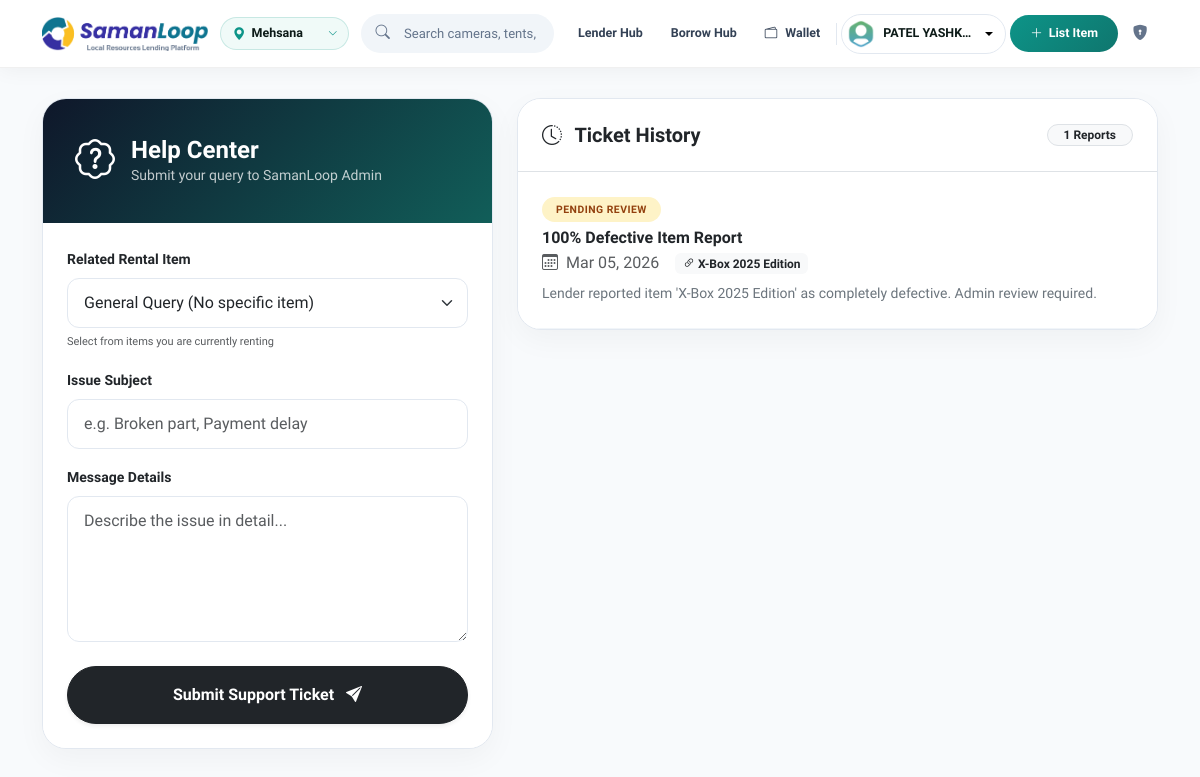
Page /report/ (signed in) on the committed database.
### core/models.py (models this page shows, shortened)
class User(AbstractBaseUser, PermissionsMixin):
    email = models.EmailField(unique=True)
    name = models.CharField(max_length=60)
    phone_number = models.CharField(max_length=10)
    city = models.CharField(max_length=28, blank=True, null=True)
    address = models.CharField(max_length=255, blank=True, null=True)
    profile = models.ImageField(upload_to="images/", null=True, blank=True)
    email_verified = models.BooleanField(default=False)
    is_blocked = models.BooleanField(default=False)
    upi_id = models.CharField(max_length=100, blank=True, null=True)
    upi_verified = models.BooleanField(default=False)
    wallet_balance = models.DecimalField(
    max_digits=10, decimal_places=2, default=0.00
    )
    is_active = models.BooleanField(default=True)
    is_staff = models.BooleanField(default=False)
    is_city_selected = models.BooleanField(default=False)
    created = models.DateTimeField(auto_now_add=True)
    USERNAME_FIELD = "email"
    REQUIRED_FIELDS = []
    objects = UserManager()

class Query(models.Model):
    STATUS_CHOICES = [
        ("open", "Pending Review"),
        ("in_progress", "Under Investigation"),
        ("resolved", "Resolved"),
    ]
    user = models.ForeignKey(User, on_delete=models.CASCADE, related_name="support_queries")
    item = models.ForeignKey(Item, on_delete=models.SET_NULL, null=True, blank=True, related_name="reports")
    subject = models.CharField(max_length=255)
    message = models.TextField()
    status = models.CharField(max_length=20, choices=STATUS_CHOICES, default="open")
    admin_reply = models.TextField(blank=True, null=True)
    created_at = models.DateTimeField(auto_now_add=True)
    class Meta:
        verbose_name_plural = "Support Queries"

class Item(models.Model):
    QUALITY_CHOICES = [
        ("excellent", "Excellent"),
        ("good", "Good"),
        ("average", "Average"),
    ]
    STATUS_CHOICES = [
        ("available", "Available"),
        ("in use", "In Use")
    ]
    owner = models.ForeignKey(User, on_delete=models.CASCADE)
    category = models.ForeignKey(
        Category,
        on_delete=models.CASCADE,
        related_name="items"
    )
    name = models.CharField(max_length=200)
    brand = models.CharField(max_length=120)
    purchase_price = models.DecimalField(max_digits=10, decimal_places=2)
    purchase_year = models.PositiveIntegerField()
    description = models.TextField(blank=True)
    quality = models.CharField(max_length=20, choices=QUALITY_CHOICES)
    latitude = models.CharField(max_length=50, blank=True)
    longitude = models.CharField(max_length=50, blank=True)
    allow_delivery = models.BooleanField(default=False)
    self_pickup = models.BooleanField(default=True)
    city = models.CharField(max_length=100, blank=True, null=True)
    rent_per_day = models.DecimalField(
        max_digits=8,
        decimal_places=2
    )
    deposit_amount = models.DecimalField(
        max_digits=8,
        decimal_places=2,
        default=0.00
    )
    availability_status = models.CharField(
        max_length=20,
        choices=STATUS_CHOICES,
        default="available"
    )
    created_at = models.DateTimeField(auto_now_add=True)
    from decimal import Decimal
    from django.utils.timezone import now

### core/views.py (the view, shortened to what this page needs)
# urls.py: path("report/", views.report_issue, name="report_issue"),
def report_issue(request, item_id=None):
    email = request.session.get("user")
    if not email:
        return redirect("login")
    user = User.objects.get(email=email)
    active_rentals = item_usage.objects.filter(renter=user, status='active').select_related('item')
    user_items = [usage.item for usage in active_rentals]
    item = None
    if item_id:
        item = get_object_or_404(Item, id=item_id)
    report_history = Query.objects.filter(user=user).order_by('-created_at')
    return render(request, "report_page.html", {
        "item": item,
        "user_items": user_items,
        "history": report_history
    })

### core/context_processors.py (called while the page is built)
def cities_with_items(request):
    cities = (
        Item.objects
        .filter(availability_status="available")
        .values_list("city", flat=True)
        .distinct()
    )
    selected_city = request.session.get("selected_city")
    return {
        "navbar_cities": cities,
        "selected_city": selected_city
    }

### templates/report_page.html (shortened to what this page needs)
{% load static %}
<!DOCTYPE html>
<html lang="en">
<head>
    <link href="https://cdn.jsdelivr.net/npm/bootstrap@5.3.3/dist/css/bootstrap.min.css" rel="stylesheet">
    <link href="https://cdn.jsdelivr.net/npm/bootstrap-icons@1.11.3/font/bootstrap-icons.min.css" rel="stylesheet">
</head>
<body>
{% include 'base/navbar1.html' %}
<div class="container py-5" style="margin-top: 50px;">
    <div class="row g-4">
        <div class="col-lg-5">
            <div class="card report-card sticky-column">
                <div class="teal-header">
                    <div class="d-flex align-items-center gap-3">
                        <i class="bi bi-patch-question fs-1"></i>
                        <div>
                            <h4 class="fw-bold mb-0">Help Center</h4>
                            <p class="mb-0 opacity-75 small">Submit your query to SamanLoop Admin</p>
                        </div>
                    </div>
                </div>
                <div class="card-body p-4 bg-white">
                    <form method="POST">
                        <div class="mb-3">
                            <label class="form-label fw-bold small">Related Rental Item</label>
                            {% if item %}
                                <div class="p-3 bg-light border rounded-3 d-flex align-items-center gap-3">
                                    <i class="bi bi-camera-fill text-teal"></i>
                                    <span class="fw-bold">{{ item.name }}</span>
                                    <input type="hidden" name="selected_item" value="{{ item.id }}">
                                </div>
                            {% else %}
                                <select name="selected_item" class="form-select">
                                    <option value="">General Query (No specific item)</option>
                                </select>
                                <small class="text-muted" style="font-size: 11px;">Select from items you are currently renting</small>
                            {% endif %}
                        </div>
                        <div class="mb-3">
                            <label class="form-label fw-bold small">Issue Subject</label>
                            <input type="text" name="subject" class="form-control" placeholder="e.g. Broken part, Payment delay" required>
                        </div>
                        <div class="mb-4">
                            <label class="form-label fw-bold small">Message Details</label>
                            <textarea name="message" rows="5" class="form-control" placeholder="Describe the issue in detail..." required></textarea>
                        </div>
                        <button type="submit" class="btn btn-dark w-100 py-3 rounded-pill fw-bold shadow-sm">
                            Submit Support Ticket <i class="bi bi-send-fill ms-2"></i>
                        </button>
                    </form>
                </div>
            </div>
        </div>
        <div class="col-lg-7">
            <div class="card history-card">
                <div class="bg-white p-4 border-bottom d-flex justify-content-between align-items-center">
                    <h5 class="fw-bold mb-0"><i class="bi bi-clock-history me-2 text-teal"></i> Ticket History</h5>
                    <span class="badge bg-light text-dark border px-3 rounded-pill">{{ history.count }} Reports</span>
                </div>
                <div class="card-body p-0 bg-white">
                    {% if history %}
                        {% for report in history %}
                        <div class="history-item">
                            <div class="d-flex justify-content-between align-items-start mb-2">
                                <div>
                                    <span class="status-badge status-{{ report.status }}">
                                        {{ report.get_status_display }}
                                    </span>
                                    <h6 class="fw-bold mt-2 mb-1 text-navy">{{ report.subject }}</h6>
                                    <div class="d-flex align-items-center gap-2 text-muted x-small">
                                        <i class="bi bi-calendar3"></i> {{ report.created_at|date:"M d, Y" }}
                                        {% if report.item %}
                                            <span class="ms-2 badge bg-light text-dark border-0"><i class="bi bi-link-45deg"></i> {{ report.item.name }}</span>
                                        {% endif %}
                                    </div>
                                </div>
                            </div>
                            <p class="text-secondary small mb-0">{{ report.message }}</p>
                        </div>
                        {% endfor %}
                    {% else %}
                        <div class="text-center py-5">
                            <img src="https://illustrations.popsy.co/teal/customer-support.svg" width="200" class="mb-4">
                            <h6 class="text-muted">No active support tickets.</h6>
                        </div>
                    {% endif %}
                </div>
            </div>
        </div>
    </div>
</div>
</body>
</html>

### templates/base/navbar1.html (shortened to what this page needs)
{% load static %}
<nav class="nb-root" id="mainNav">
  <div class="nb-inner container">
    <a class="nb-brand" href="/">
      <img src="{% static 'images/smalllogo.png' %}" alt="SamanLoop" height="34">
    </a>
    <div class="nb-city d-none d-lg-flex">
      <i class="bi bi-geo-alt-fill nb-city-ico"></i>
      <div class="nb-city-select-wrap">
        <select id="locationSelect" onchange="changeCity(this.value)" class="nb-city-select">
          {% for city in navbar_cities %}
            <option value="{{ city }}" {% if city == selected_city %}selected{% endif %}>{{ city }}</option>
          {% endfor %}
        </select>
        <i class="bi bi-chevron-down nb-city-caret"></i>
      </div>
    </div>
    <form class="nb-search d-none d-lg-flex" method="GET" action="{% url 'browse_items' %}">
      <div class="nb-search-shell">
        <i class="bi bi-search nb-search-ico"></i>
        <input type="text" name="q" class="nb-search-field"
               placeholder="Search cameras, tents, tools…"
               value="{{ request.GET.q }}">
      </div>
    </form>
    <div class="nb-links d-none d-lg-flex align-items-center gap-1">
      {% if request.session.user %}
        <a href="{% url 'lender_dashboard' %}"  class="nb-link">Lender Hub</a>
        <a href="{% url 'borrower_dashboard' %}" class="nb-link">Borrow Hub</a>
        <a href="{% url 'wallet' %}"             class="nb-link">
          <i class="bi bi-wallet2 me-1"></i>Wallet
        </a>
        <div class="nb-avatar-wrap dropdown">
          <button class="nb-avatar-btn dropdown-toggle" data-bs-toggle="dropdown">
            <img src="{% if user.profile %}{{ user.profile.url }}{% else %}{% static 'images/default-avatar.png' %}{% endif %}"
                 class="nb-avatar-img" alt="{{ user.name }}">
            <span class="nb-avatar-name">{{ user.name|default:request.session.user }}</span>
          </button>
        </div>
        <a href="{% url 'add_item' %}" class="nb-cta">
          <i class="bi bi-plus-lg"></i> List Item
        </a>
      {% endif %}
      <a href="/admin/" class="nb-icon-btn nb-admin" title="Admin">
        <i class="bi bi-shield-lock-fill"></i>
      </a>
    </div>
  </div>
</nav>
<div class="position-fixed top-0 end-0 p-3" style="z-index:9999;">
</div>

### templates/report_page.html (style rules this page uses)
:root { --brand-teal: #0d9488; --brand-teal-light: #f0fdfa; --navy-dark: #0f172a; --status-pending: #f59e0b; --status-resolved: #22c55e; }
body { font-family: 'Plus Jakarta Sans', sans-serif; background: #f8fafc; color: var(--navy-dark); }
.report-card, .history-card { border-radius: 24px; border: 1px solid #e2e8f0; box-shadow: 0 10px 30px rgba(0,0,0,0.04); overflow: hidden; }
.teal-header { background: linear-gradient(135deg, var(--navy-dark) 0%, #115e59 100%); color: white; padding: 2rem; position: relative; }
.status-badge { font-size: 0.65rem; padding: 6px 14px; border-radius: 50px; font-weight: 800; text-transform: uppercase; letter-spacing: 0.5px; }
.status-open { background: #fef3c7; color: #92400e; }
.history-item { transition: all 0.3s ease; padding: 1.5rem; border-bottom: 1px solid #f1f5f9; }
.form-control, .form-select { border-radius: 12px; padding: 12px 16px; border: 1.5px solid #e2e8f0; }
.sticky-column { position: sticky; top: 100px; }

### rows in the picture
User: name "PATEL YASHK…"
Query: status "PENDING REVIEW", subject "100% Defective Item Report", created_at "Mar 05, 2026", item.name "X-Box 2025 Edition", message "Lender reported item 'X-Box 2025 Edition' as completely defective. Admin review required."

### other values in the picture
{{ history.count }} "1"
form field value "Mehsana"
